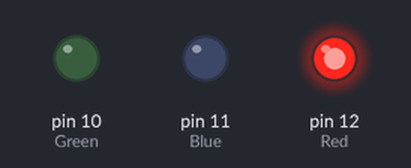
Bench run of a sketch on a simulated Arduino Uno, built with avr-gcc and run on an emulated ATmega328P. Shown: output pins drawn as LEDs (lit = HIGH).

Above: at 0.5 s.
At 2.5 s:
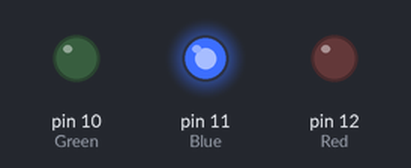
At 4.5 s:
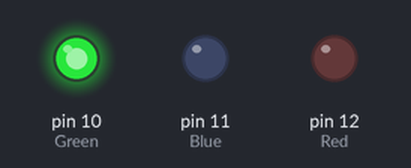
At 5.5 s:
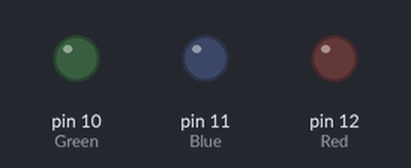
Timing chart, 0 to 7.8 s (numbered marks = the images above):
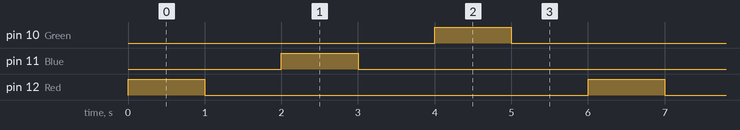

Measured:
- by itself, pin 10 (Green), pin 11 (Blue), pin 12 (Red): alternates HIGH for 1.0 s and LOW for 5.0 s
- by itself, everything shown: repeats every 6.0 s, in 6 steps

The sketch:

main.ino
```cpp
int Red=12;
int Blue=11;
int Green=10;

void setup(){
 SETUP();


}

void loop() {
RED();
BLUE();
GREEN();


}
```

BLUE.ino
```cpp
void BLUE (){
digitalWrite(Blue,HIGH);
delay(1000);
digitalWrite(Blue,LOW);
delay(1000);


  }
```

GREEN.ino
```cpp
void GREEN(){
digitalWrite(Green,HIGH);
delay(1000);
digitalWrite(Green,LOW);
delay(1000); }
```

RED.ino
```cpp
void RED(){
digitalWrite(Red,HIGH);
delay(1000);
digitalWrite(Red,LOW);
delay(1000); }
```

SETUP.ino
```cpp
void SETUP(){
pinMode(Red,OUTPUT);
pinMode(Blue,OUTPUT);
pinMode(Green,OUTPUT);
  }
```
